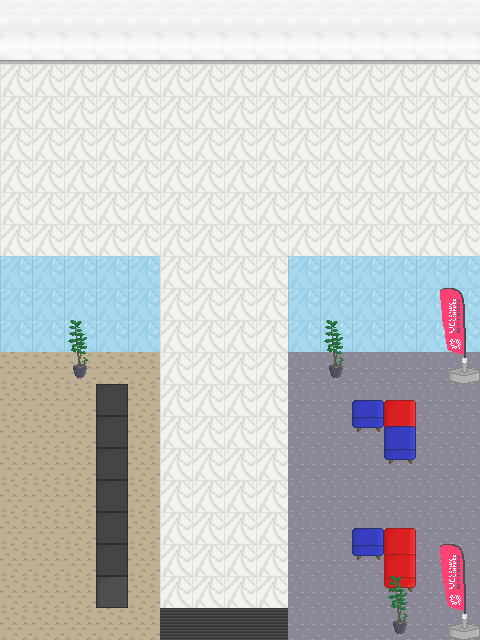

A level layout from a 2D game, rendered from its tile map. Below: a short description, then the map file with tile-grid data replaced by summaries:
An orthogonal 15x20 tile map with 32x32 px tiles, 5 tile layers (region, background, dynamic, foreground2, ...) and 15 objects (01_leave, entrancedoor).

<map version="1.0" orientation="orthogonal" renderorder="right-down" width="15" height="20" tilewidth="32" tileheight="32" nextobjectid="33">
 <tileset firstgid="1" name="environment" tilewidth="32" tileheight="32" tilecount="100">
  <image source="../sprites/tileMapEnvironment.png" width="320" height="320" />
 </tileset>
 <layer name="region" width="15" height="20">
  <properties>
   <property name="order" value="B" />
  </properties>
  <data>[300 cells, 300 non-empty, 3 distinct tile ids]</data>
 </layer>
 <layer name="background" width="15" height="20">
  <properties>
   <property name="order" value="B" />
  </properties>
  <data>[300 cells, 39 non-empty, 6 distinct tile ids]</data>
 </layer>
 <layer name="dynamic" width="15" height="20">
  <properties>
   <property name="order" value="D" />
  </properties>
  <data>[300 cells, 16 non-empty, 3 distinct tile ids]</data>
 </layer>
 <layer name="foreground2" width="15" height="20">
  <properties>
   <property name="order" value="F" />
  </properties>
  <data>[300 cells, 22 non-empty, 1 distinct tile ids]</data>
 </layer>
 <layer name="foreground" width="15" height="20">
  <properties>
   <property name="order" value="F" />
  </properties>
  <data>[300 cells, 23 non-empty, 10 distinct tile ids]</data>
 </layer>
 <objectgroup name="collision">
  <object id="17" x="73" y="364.5" width="13" height="13.5" />
  <object id="18" x="328.5" y="364" width="14" height="14.5" />
  <object id="19" x="449" y="366.5" width="29" height="16" />
  <object id="20" x="448" y="623" width="31" height="16.5" />
  <object id="21" x="392" y="618.5" width="16" height="16.5" />
  <object id="22" x="95.5" y="400" width="32" height="207" />
  <object id="24" x="0" y="349.5" width="160" height="2.5" />
  <object id="25" x="288.5" y="348.5" width="190.5" height="2.5" />
  <object id="26" x="-0.5" y="52" width="480.5" height="12" />
  <object id="27" x="351" y="408" width="32" height="22.5" />
  <object id="28" x="383" y="408" width="32.5" height="56" />
  <object id="29" x="384" y="536.5" width="32" height="55" />
  <object id="30" x="351.5" y="536.5" width="31.5" height="22.5" />
 </objectgroup>
 <objectgroup name="triggers">
  <object id="32" name="01_leave" x="171.333" y="638" width="108" height="3.66667" />
 </objectgroup>
 <objectgroup name="locations">
  <object id="31" name="entrancedoor" x="214.5" y="583.5" width="18.5" height="17" />
 </objectgroup>
</map>